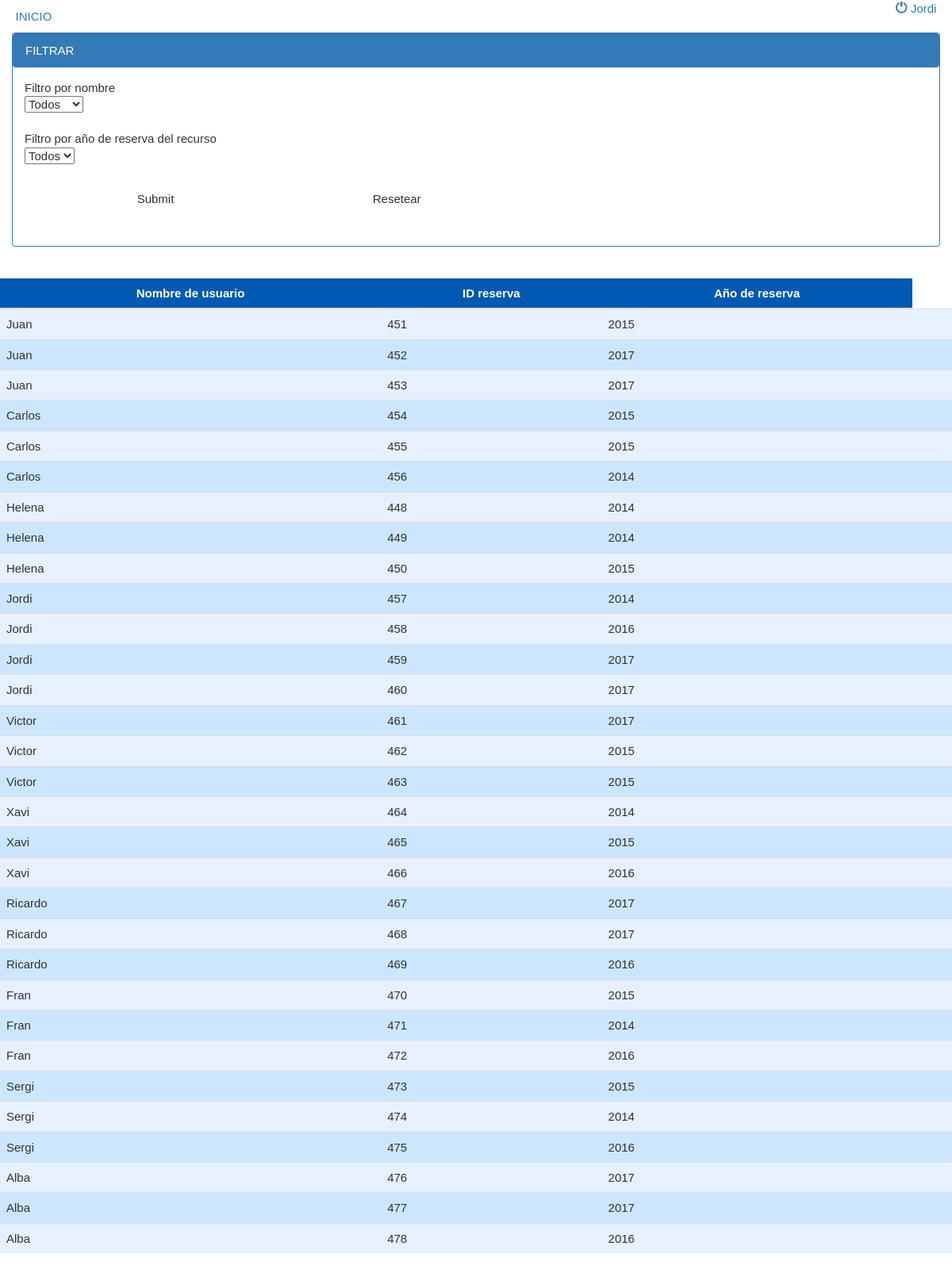
Screenshot of /BD/css/principal.php (signed in) with the database file from the repository.
### tables this page shows
CREATE TABLE `tbl_reserva` (
  `idReserva` int(4) NOT NULL,
  `fechaReserva` datetime DEFAULT NULL,
  `fechaLiberamiento` datetime DEFAULT NULL,
  `idUsuario` int(4) DEFAULT NULL,
  `idRecurso` int(4) DEFAULT NULL
);

CREATE TABLE `tbl_usuario` (
  `idUsuario` int(4) NOT NULL,
  `nombreUsuario` varchar(15) DEFAULT NULL,
  `apellidoUsuario` varchar(15) DEFAULT NULL,
  `dniUsuario` varchar(9) DEFAULT NULL,
  `mailUsuario` varchar(35) DEFAULT NULL,
  `telefonoUsuario` int(9) DEFAULT NULL,
  `direccionUsuario` varchar(60) DEFAULT NULL,
  `passwordUsuario` varchar(12) NOT NULL
);

### BD/css/principal.php (the view, shortened to what this page needs)
<?php
	if(isset($_SESSION['id'])){
?>
<!DOCTYPE html>
<html>
<head>
	<link rel="stylesheet" type="text/css" href="css/style.css">
	<link rel="stylesheet" href="https://maxcdn.bootstrapcdn.com/bootstrap/3.3.7/css/bootstrap.min.css">
</head>
<body>
	<div id="cabecera" class="row">
		<div class="col-lg-4" style="text-align: left; color: white; padding-left: 2%;">
			<p><p><a href="principal.php" id="color">INICIO</a></p></p>
		</div>
		<div class="col-lg-4" style="text-align: center; color: white">
			<p class="size">Aulas y materiales</p>
		</div>
		<div class="col-lg-4" style="text-align: right; padding-right: 2%;">
			<?php
				if(isset($_SESSION['id'])){
					echo "<a id='cerrarSesion' href='logout.proc.php'> <i class='glyphicon glyphicon-off'></i> " . $_SESSION['id'] . "</a><br/>";
				}
			?>
		</div>
	</div>
	<div id="contenedor_izq">
		<div class="col-lg-12">
			<div class="panel-group">
				<div class="panel panel-primary">
					<div class="panel panel-heading">FILTRAR</div>
					<div class="panel-body">
						<form action='principal.php' method='REQUEST' accept-charset='UTF-8'>
							<?php
								echo "Filtro por nombre<br>";
							?>
							<select name='nombreUsuario' required>
								<?php
									echo "<option>Todos</option>";
								?>
							</select><br><br>
							<?php
								echo "Filtro por año de reserva del recurso<br>";
							?>
							<select name='fechaReserva' required>
								<?php
									echo "<option>Todos</option>";
								?>
							</select><br/><br/>
							<input type='submit' name='filtro'>
							<input type='submit' name='Reset' value='Resetear'><br/><br/>
						</form>
					</div>
				</div>
			</div>
		</div>
	</div>
	<div id="contenedor_derch">
		<div class="col-lg-12">
		</div>
	</div>
	<?php
		$con=mysqli_connect("localhost", "root", "", "1718_aznardavid");
		if(!$con){
			echo "Error: No se pudo conectar a MySQL." . PHP_EOL;
			echo "errno de depuración: " . mysqli_connect_errno() . PHP_EOL;
			echo "error de depuración: " . mysqli_connect_error() . PHP_EOL;
			exit;
		}else{
			mysqli_query($con, "SET NAMES 'utf8'");
			if((isset($_REQUEST['filtro']))){
	?>
	<div id="contenedor_central">
		<table class="table">
			<thead>
				<tr>
					<th class="centro">Nombre de usuario</th>
					<th class="centro">ID Reserva</th>
					<th class="centro">Año de reserva</th>
				</tr>
			</thead>
			<tbody>
			<?php
				$query="SELECT idReserva,tbl_usuario.nombreUsuario,  YEAR(fechaReserva) from tbl_usuario LEFT JOIN tbl_reserva on tbl_usuario.idUsuario = tbl_reserva.idUsuario";
				$sql=mysqli_query($con, $query);
				while ($row=mysqli_fetch_array($sql)) {
					$con=mysqli_connect("localhost","root","","1718_aznardavid");
					$value=utf8_decode($_REQUEST['nombreUsuario']);
					$value1=utf8_decode($_REQUEST['fechaReserva']);
					if($value=="Todos" and $value1== "Todos"){
						$query=$query="SELECT idReserva, nombreUsuario, YEAR(fechaReserva) from tbl_reserva LEFT JOIN tbl_usuario on tbl_reserva.idUsuario = tbl_usuario.idUsuario";
					}elseif($value1!= "Todos" and $value != "Todos"){
						$query="SELECT idReserva, nombreUsuario, YEAR(fechaReserva) from tbl_reserva LEFT JOIN tbl_usuario on tbl_reserva.idUsuario = tbl_usuario.idUsuario WHERE nombreUsuario='$value' AND YEAR(fechaReserva)='$value1'";
					}elseif($value=="Todos" && $value1!="Todos"){
						$query="SELECT idReserva, nombreUsuario, YEAR(fechaReserva) from tbl_reserva LEFT JOIN tbl_usuario on tbl_reserva.idUsuario = tbl_usuario.idUsuario WHERE YEAR(fechaReserva)='$value1'";
					}elseif($value!="Todos" && $value1=="Todos"){
						$query="SELECT idReserva, nombreUsuario, YEAR(fechaReserva) from tbl_reserva LEFT JOIN tbl_usuario on tbl_reserva.idUsuario = tbl_usuario.idUsuario WHERE nombreUsuario='$value'";
					}
			?>
			<?php
				$sql=mysqli_query($con, $query);
				$numrows=mysqli_num_rows($sql).'<br><br>';
				echo"<tbody>";
					if ($numrows>0) {
						while ($row=mysqli_fetch_array($sql)) {
							echo "<form action='principal.php' method='REQUEST'>";
							echo "<tr class='filas'>";
								echo "<td> ".utf8_encode($row['nombreUsuario']).'<br></td>';
								echo "<td> ".utf8_encode($row['idReserva']).'<br></td>';
								echo "<td>".$row['YEAR(fechaReserva)'].'<br></td>';
								echo "<td>";
							echo "</tr>";
								echo "</form>";
								$cont++;
							}
						}else {
							echo "<td>Su busqueda no ha generado registros</td>";
						}
					}
				}elseif((isset($_REQUEST['Enviar']))){
				}else{
					?>
					<div id="contenedor_central">
						<table class="table">
							<thead>
								<tr>
									<th class="centro">Nombre de usuario</th>
									<th class="centro">ID reserva</th>
									<th class="centro">Año de reserva</th>
								</tr>
							</thead>
							<tbody>
								<?php
								$q = "SELECT tbl_reserva.idReserva, tbl_usuario.nombreUsuario,  YEAR(fechaReserva) from tbl_usuario LEFT JOIN tbl_reserva on tbl_usuario.idUsuario = tbl_reserva.idUsuario";
								$resultados = mysqli_query($con, $q);
								if(mysqli_num_rows($resultados)>0){
									while($reserva = mysqli_fetch_array($resultados)){
										echo "<form action='principal.php' method='REQUEST'>";
										echo "<tr class='filas'>";
										echo "<td>$reserva[nombreUsuario]</td>";
										echo "<td>$reserva[idReserva]</td>";
										echo '<td>'.utf8_encode($reserva['YEAR(fechaReserva)']).'</td>';
										echo "<td>";
										echo "</form>";
									}
								}
							}
						}
						?>
					</tbody>
				</table>
			</div>
</body>
</html>
<?php
	} else {
		$_SESSION['error']="No te saltes el login!!";
		header("location: index.php");
	}
?>

### css/style.css (style rules this page uses)
* { padding: 0; margin: 0; font-family: Sans-serif, Verdana; font-size: 15px; }
body { background-image: url(../img/background/green_dust_scratch_@2X.png); }
input { width: 300px; height: 45px; background-color: #fff; border-radius: 4px; border: none; padding-left: 30px; }
a { padding: 8px 10px; border-radius: 4px; cursor: pointer; text-decoration: none; }
tr { border: 1px; }
tr:nth-child(even) { background-color: #cce6ff; }
tr:nth-child(odd) { background-color: #e6f0ff; }
th { background-color: #0059b3; color: white; }
tr th { text-align: center; }
th, td { padding: 10px; text-align: left; }

### rows the page displays
tbl_reserva: idUsuario.nombreUsuario "Juan", idReserva "451", YEAR "2015"
tbl_reserva: idUsuario.nombreUsuario "Juan", idReserva "452", YEAR "2017"
tbl_reserva: idUsuario.nombreUsuario "Juan", idReserva "453", YEAR "2017"
tbl_reserva: idUsuario.nombreUsuario "Carlos", idReserva "454", YEAR "2015"
tbl_reserva: idUsuario.nombreUsuario "Carlos", idReserva "455", YEAR "2015"
tbl_reserva: idUsuario.nombreUsuario "Carlos", idReserva "456", YEAR "2014"
tbl_reserva: idUsuario.nombreUsuario "Helena", idReserva "448", YEAR "2014"
tbl_reserva: idUsuario.nombreUsuario "Helena", idReserva "449", YEAR "2014"
tbl_reserva: idUsuario.nombreUsuario "Helena", idReserva "450", YEAR "2015"
tbl_reserva: idUsuario.nombreUsuario "Jordi", idReserva "457", YEAR "2014"
tbl_reserva: idUsuario.nombreUsuario "Jordi", idReserva "458", YEAR "2016"
tbl_reserva: idUsuario.nombreUsuario "Jordi", idReserva "459", YEAR "2017"
tbl_reserva: idUsuario.nombreUsuario "Jordi", idReserva "460", YEAR "2017"
tbl_reserva: idUsuario.nombreUsuario "Victor", idReserva "461", YEAR "2017"
tbl_reserva: idUsuario.nombreUsuario "Victor", idReserva "462", YEAR "2015"
tbl_reserva: idUsuario.nombreUsuario "Victor", idReserva "463", YEAR "2015"
tbl_reserva: idUsuario.nombreUsuario "Xavi", idReserva "464", YEAR "2014"
tbl_reserva: idUsuario.nombreUsuario "Xavi", idReserva "465", YEAR "2015"
tbl_reserva: idUsuario.nombreUsuario "Xavi", idReserva "466", YEAR "2016"
tbl_reserva: idUsuario.nombreUsuario "Ricardo", idReserva "467", YEAR "2017"
tbl_reserva: idUsuario.nombreUsuario "Ricardo", idReserva "468", YEAR "2017"
tbl_reserva: idUsuario.nombreUsuario "Ricardo", idReserva "469", YEAR "2016"
tbl_reserva: idUsuario.nombreUsuario "Fran", idReserva "470", YEAR "2015"
tbl_reserva: idUsuario.nombreUsuario "Fran", idReserva "471", YEAR "2014"
tbl_reserva: idUsuario.nombreUsuario "Fran", idReserva "472", YEAR "2016"
tbl_reserva: idUsuario.nombreUsuario "Sergi", idReserva "473", YEAR "2015"
tbl_reserva: idUsuario.nombreUsuario "Sergi", idReserva "474", YEAR "2014"
tbl_reserva: idUsuario.nombreUsuario "Sergi", idReserva "475", YEAR "2016"
tbl_reserva: idUsuario.nombreUsuario "Alba", idReserva "476", YEAR "2017"
tbl_reserva: idUsuario.nombreUsuario "Alba", idReserva "477", YEAR "2017"
tbl_reserva: idUsuario.nombreUsuario "Alba", idReserva "478", YEAR "2016"

### other values shown
$_SESSION['id'] "Jordi"
